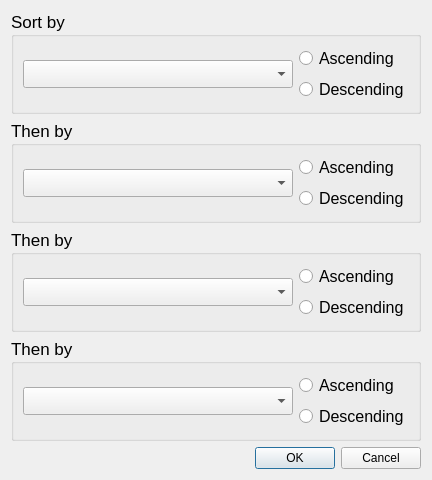
<?xml version="1.0" encoding="UTF-8"?>
<ui version="4.0">
 <class>PrimerSortDlg</class>
 <widget class="QDialog" name="PrimerSortDlg">
  <property name="windowModality">
   <enum>Qt::ApplicationModal</enum>
  </property>
  <property name="geometry">
   <rect>
    <x>0</x>
    <y>0</y>
    <width>432</width>
    <height>429</height>
   </rect>
  </property>
  <property name="windowTitle">
   <string>Sort</string>
  </property>
  <layout class="QGridLayout" name="gridLayout_5">
   <item row="0" column="0">
    <widget class="QGroupBox" name="groupBox">
     <property name="font">
      <font>
       <pointsize>13</pointsize>
      </font>
     </property>
     <property name="title">
      <string>Sort by</string>
     </property>
     <layout class="QGridLayout" name="gridLayout">
      <item row="0" column="0">
       <layout class="QHBoxLayout" name="horizontalLayout" stretch="2,0">
        <item>
         <widget class="QComboBox" name="comboBox"/>
        </item>
        <item>
         <layout class="QVBoxLayout" name="verticalLayout">
          <item>
           <widget class="QRadioButton" name="radioButton_1a">
            <property name="font">
             <font>
              <pointsize>12</pointsize>
             </font>
            </property>
            <property name="text">
             <string>Ascending</string>
            </property>
           </widget>
          </item>
          <item>
           <widget class="QRadioButton" name="radioButton_1d">
            <property name="font">
             <font>
              <pointsize>12</pointsize>
             </font>
            </property>
            <property name="text">
             <string>Descending</string>
            </property>
           </widget>
          </item>
         </layout>
        </item>
       </layout>
      </item>
     </layout>
    </widget>
   </item>
   <item row="1" column="0">
    <widget class="QGroupBox" name="groupBox_2">
     <property name="font">
      <font>
       <pointsize>13</pointsize>
      </font>
     </property>
     <property name="title">
      <string>Then by</string>
     </property>
     <layout class="QGridLayout" name="gridLayout_2">
      <item row="0" column="0">
       <layout class="QHBoxLayout" name="horizontalLayout_2" stretch="2,0">
        <item>
         <widget class="QComboBox" name="comboBox_2"/>
        </item>
        <item>
         <layout class="QVBoxLayout" name="verticalLayout_2">
          <item>
           <widget class="QRadioButton" name="radioButton_2a">
            <property name="font">
             <font>
              <pointsize>12</pointsize>
             </font>
            </property>
            <property name="text">
             <string>Ascending</string>
            </property>
           </widget>
          </item>
          <item>
           <widget class="QRadioButton" name="radioButton_2d">
            <property name="font">
             <font>
              <pointsize>12</pointsize>
             </font>
            </property>
            <property name="text">
             <string>Descending</string>
            </property>
           </widget>
          </item>
         </layout>
        </item>
       </layout>
      </item>
     </layout>
    </widget>
   </item>
   <item row="2" column="0">
    <widget class="QGroupBox" name="groupBox_3">
     <property name="font">
      <font>
       <pointsize>13</pointsize>
      </font>
     </property>
     <property name="title">
      <string>Then by</string>
     </property>
     <layout class="QGridLayout" name="gridLayout_3">
      <item row="0" column="0">
       <layout class="QHBoxLayout" name="horizontalLayout_3" stretch="2,0">
        <item>
         <widget class="QComboBox" name="comboBox_3"/>
        </item>
        <item>
         <layout class="QVBoxLayout" name="verticalLayout_3">
          <item>
           <widget class="QRadioButton" name="radioButton_3a">
            <property name="font">
             <font>
              <pointsize>12</pointsize>
             </font>
            </property>
            <property name="text">
             <string>Ascending</string>
            </property>
           </widget>
          </item>
          <item>
           <widget class="QRadioButton" name="radioButton_3d">
            <property name="font">
             <font>
              <pointsize>12</pointsize>
             </font>
            </property>
            <property name="text">
             <string>Descending</string>
            </property>
           </widget>
          </item>
         </layout>
        </item>
       </layout>
      </item>
     </layout>
    </widget>
   </item>
   <item row="3" column="0">
    <widget class="QGroupBox" name="groupBox_4">
     <property name="font">
      <font>
       <pointsize>13</pointsize>
      </font>
     </property>
     <property name="title">
      <string>Then by</string>
     </property>
     <layout class="QGridLayout" name="gridLayout_4">
      <item row="0" column="0">
       <layout class="QHBoxLayout" name="horizontalLayout_4" stretch="2,0">
        <item>
         <widget class="QComboBox" name="comboBox_4"/>
        </item>
        <item>
         <layout class="QVBoxLayout" name="verticalLayout_4">
          <item>
           <widget class="QRadioButton" name="radioButton_4a">
            <property name="font">
             <font>
              <pointsize>12</pointsize>
             </font>
            </property>
            <property name="text">
             <string>Ascending</string>
            </property>
           </widget>
          </item>
          <item>
           <widget class="QRadioButton" name="radioButton_4d">
            <property name="font">
             <font>
              <pointsize>12</pointsize>
             </font>
            </property>
            <property name="text">
             <string>Descending</string>
            </property>
           </widget>
          </item>
         </layout>
        </item>
       </layout>
      </item>
     </layout>
    </widget>
   </item>
   <item row="4" column="0">
    <widget class="QDialogButtonBox" name="buttonBox">
     <property name="orientation">
      <enum>Qt::Horizontal</enum>
     </property>
     <property name="standardButtons">
      <set>QDialogButtonBox::Cancel|QDialogButtonBox::Ok</set>
     </property>
    </widget>
   </item>
  </layout>
 </widget>
 <resources/>
 <connections>
  <connection>
   <sender>buttonBox</sender>
   <signal>accepted()</signal>
   <receiver>PrimerSortDlg</receiver>
   <slot>accept()</slot>
   <hints>
    <hint type="sourcelabel">
     <x>248</x>
     <y>254</y>
    </hint>
    <hint type="destinationlabel">
     <x>157</x>
     <y>274</y>
    </hint>
   </hints>
  </connection>
  <connection>
   <sender>buttonBox</sender>
   <signal>rejected()</signal>
   <receiver>PrimerSortDlg</receiver>
   <slot>reject()</slot>
   <hints>
    <hint type="sourcelabel">
     <x>316</x>
     <y>260</y>
    </hint>
    <hint type="destinationlabel">
     <x>286</x>
     <y>274</y>
    </hint>
   </hints>
  </connection>
 </connections>
</ui>
